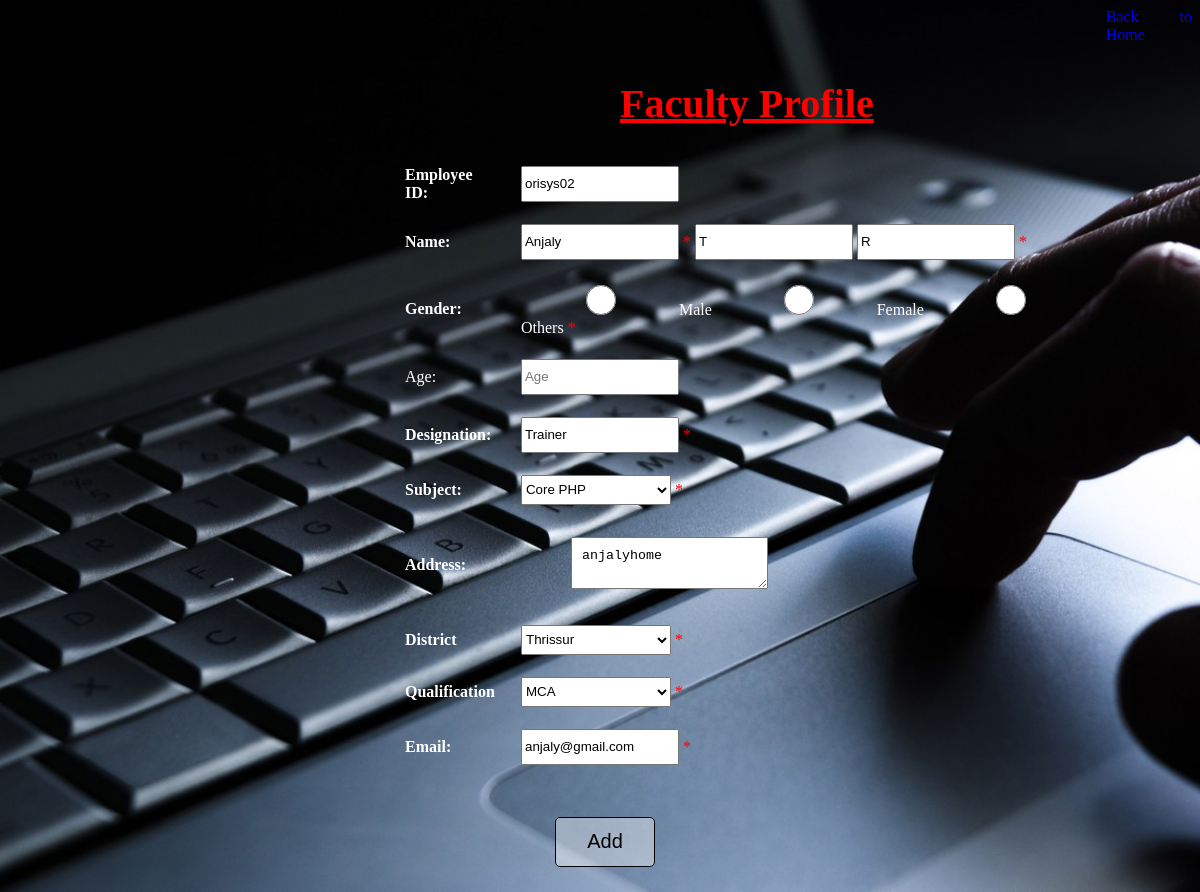
Screenshot of /faculty_other_details.php (signed in) with the database file from the repository.
### tables this page shows
CREATE TABLE `faculty_details` (
  `emp_id` varchar(20) NOT NULL,
  `fac_fname` varchar(20) NOT NULL,
  `fac_mname` varchar(20) NOT NULL,
  `fac_lname` varchar(20) NOT NULL,
  `login_id` int(10) NOT NULL,
  `designation` varchar(30) NOT NULL,
  `subject` varchar(30) NOT NULL,
  `address` varchar(40) NOT NULL,
  `gender` varchar(10) NOT NULL,
  `district` varchar(20) NOT NULL,
  `qualification` varchar(40) NOT NULL,
  `age` int(10) NOT NULL
);

### faculty_other_details.php (the view, shortened to what this page needs)
<?php
	require('db_connectivity.php');
	$id=$_SESSION['id'];
	$sql="select * from faculty_details f inner join login_page l on l.login_id=f.login_id where f.login_id=$id";
	$result=mysqli_query($mysql,$sql);
	$row=mysqli_fetch_assoc($result);
	$empidErr=$fnameErr=$mnameErr= $lnameErr=$genderErr=$desigErr=$subjectErr=$emailErr=$passwordErr="";
	$addressErr=$districtErr=$qualificationErr= $ageErr="";
?>
<!DOCTYPE html>
<html>
	<head>
		<link rel="stylesheet" href="css/style.css">
	</head>
	<body class="bi">
		<div class="row">
			<form  class="reg" method="post" action="">
				<h1>Faculty Profile</h1>
			<table>
				<tr>
					<th>Employee ID:</th>
						<td>
							<input type="text" name="empid" placeholder="Employee ID" value="<?php echo $row['emp_id']; ?>" readonly>
						</td>
				</tr>
				<tr>
					<th>Name:</th>
						<td>
							<input  type="text" name="first_name" placeholder="First Name" value="<?php echo $row['fac_fname']; ?> ">
							<span class="err">
								<?php echo "*"; ?>
							</span>
							<input type="text" name="middle_name" placeholder="Middle Name" value="<?php echo $row['fac_mname']; ?> ">
							<input  type="text" name="last_name" placeholder="Last Name" value="<?php echo $row['fac_lname']; ?> ">
							<span class="err">
							 <?php echo "*"; ?>
							</span>
						</td>
				</tr>
				<tr>
					<th >Gender:</th>
					<td>
						<input type="radio" name="gender" id="M" value="Male" class="gender"><label for="M" >Male</label>
						<input type="radio" name="gender" id="F" value="Female" class="gender"><label for="F" >Female</label>
						<input type="radio" name="gender" id="T" value="Others" class="gender"><label for="T" >Others</label>
						<span class="err">
							<?php echo "*".$desigErr; ?>
						</span>
					</td>
				</tr>
				<tr>
					<td>Age:</td>
					<td>
						<input type="text" name="age" placeholder="Age">
					</td>
				</tr>
				<tr>
					<th>Designation:</th>
					<td>
						<input type="text"  name="designation" value="<?php echo $row['designation']; ?>" readonly>
						<span class="err">
							<?php echo "*".$desigErr; ?>
						</span>
					</td>
				</tr>
				<tr>
					<th>Subject:</th>
						<td>
							<select  name="sub"  >
								<option><?php echo $row['subject']; ?></option>
							</select>
							<span class="err">
								<?php echo "*".$subjectErr; ?>
							</span>
						</td>
				</tr>
				<tr>
					<th>Address:</th>
						<td>
							<textarea name="address"><?php echo $row['address']; ?></textarea>
						</td>
				</tr>
				<tr>
					<th>District</th>
					<td>
						<select name="district" >
							<option><?php echo $row['district']; ?></option>
						</select>
						<span class="err">
							<?php echo "*".$districtErr;?>
						</span>
					</td>
				</tr>
				<tr>
					<th>Qualification</th>
						<td>
				<select name="qualification">
								<option><?php echo $row['qualification']; ?></option>
					</select>
							<span class="err">
								<?php echo "*".$qualificationErr;?>
							</span>
						</td>
				</tr>
				<tr>
					<th>Email:</th>
						<td>
							<input  type="text" name="email" placeholder="Enter Email" value="<?php echo $row['email']; ?>">
							<span class="err">
								<?php echo "*".$emailErr; ?>
							</span>
						</td>
				</tr>
				<tr>
					<td colspan="2">
						<input class= "btn_reg" type="submit" name="register" value="Add">
					</td>
				</tr>
			</table>
			</form>
			<div class="back">
				<a href="faculty_home.php" style="text-decoration:none">Back to Home</a>
			</div>
		</div>
	</body>
</html>

### css/style.css (style rules this page uses)
.bi { background-image:url("../img/back4.jpg"); background-repeat:no-repeat; background-size:cover; }
h1 { color:#ff0000; font-weight:bolder; font-size:40px; text-align:center; }
.row { display:flex; text-align:justify; color:#ffffff; }
.reg { border:0px solid ; width:auto; height:auto; padding:5px; margin-left:380px; margin-top:40px; color:#ffffff; }
h1 { text-decoration:underline; text-align:center; }
th,td { padding:10px; margin:10px; }
input,select { width:150px; height:30px; }
.btn_reg { border:1px solid; background-color:rgba(255,255,255,0.4); border-radius:10px; width:100px; height:50px; border-radius:5px; text-align:center; margin-left:150px; margin-top:30px; font-size:20px; }
.err { color:#ff0000; }
.complaint>label,textarea { padding:10px; margin:10px; margin-left:50px; }

### rows the page displays
faculty_details: empid "orisys02", first_name "Anjaly", middle_name "T", last_name "R", designation "Trainer", sub "Core PHP", address "anjalyhome", district "Thrissur", qualification "MCA", email "anjaly@gmail.com"
